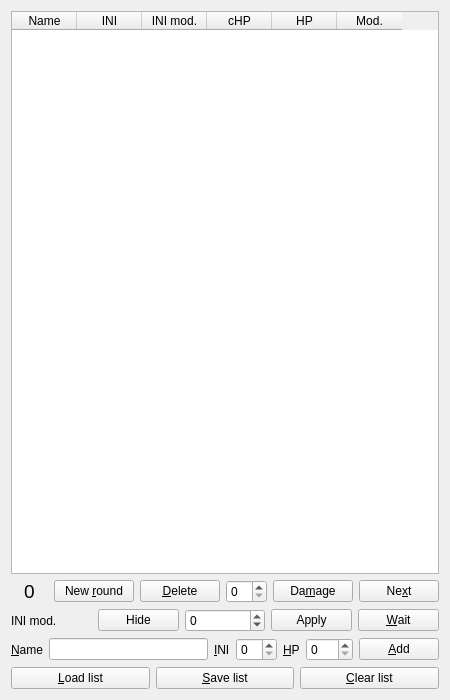
<?xml version="1.0" encoding="UTF-8"?>
<ui version="4.0">
 <class>TurnOrderWidget</class>
 <widget class="QWidget" name="TurnOrderWidget">
  <property name="geometry">
   <rect>
    <x>0</x>
    <y>0</y>
    <width>450</width>
    <height>700</height>
   </rect>
  </property>
  <property name="windowTitle">
   <string>Turn Order List</string>
  </property>
  <property name="windowIcon">
   <iconset resource="../graphics.qrc">
    <normaloff>:/Graphics/rpgassistant.ico</normaloff>:/Graphics/rpgassistant.ico</iconset>
  </property>
  <layout class="QVBoxLayout" name="verticalLayout">
   <item>
    <widget class="QTableWidget" name="tableTurnOrder">
     <property name="minimumSize">
      <size>
       <width>380</width>
       <height>400</height>
      </size>
     </property>
     <property name="selectionMode">
      <enum>QAbstractItemView::SingleSelection</enum>
     </property>
     <property name="sortingEnabled">
      <bool>true</bool>
     </property>
     <property name="wordWrap">
      <bool>false</bool>
     </property>
     <attribute name="horizontalHeaderDefaultSectionSize">
      <number>65</number>
     </attribute>
     <attribute name="horizontalHeaderShowSortIndicator" stdset="0">
      <bool>false</bool>
     </attribute>
     <attribute name="verticalHeaderVisible">
      <bool>false</bool>
     </attribute>
     <column>
      <property name="text">
       <string>Name</string>
      </property>
     </column>
     <column>
      <property name="text">
       <string>INI</string>
      </property>
      <property name="textAlignment">
       <set>AlignCenter</set>
      </property>
     </column>
     <column>
      <property name="text">
       <string>INI mod.</string>
      </property>
      <property name="textAlignment">
       <set>AlignCenter</set>
      </property>
     </column>
     <column>
      <property name="text">
       <string>cHP</string>
      </property>
      <property name="textAlignment">
       <set>AlignCenter</set>
      </property>
     </column>
     <column>
      <property name="text">
       <string>HP</string>
      </property>
      <property name="textAlignment">
       <set>AlignCenter</set>
      </property>
     </column>
     <column>
      <property name="text">
       <string>Mod.</string>
      </property>
      <property name="textAlignment">
       <set>AlignCenter</set>
      </property>
     </column>
    </widget>
   </item>
   <item>
    <layout class="QHBoxLayout" name="horizontalLayoutActions">
     <item>
      <widget class="QLabel" name="labelCurrentIni">
       <property name="font">
        <font>
         <pointsize>14</pointsize>
        </font>
       </property>
       <property name="text">
        <string>0</string>
       </property>
       <property name="alignment">
        <set>Qt::AlignCenter</set>
       </property>
      </widget>
     </item>
     <item>
      <widget class="QPushButton" name="buttonStart">
       <property name="text">
        <string>New &amp;round</string>
       </property>
      </widget>
     </item>
     <item>
      <widget class="QPushButton" name="buttonDelete">
       <property name="text">
        <string>&amp;Delete</string>
       </property>
      </widget>
     </item>
     <item>
      <widget class="QSpinBox" name="spinBoxDamage"/>
     </item>
     <item>
      <widget class="QPushButton" name="buttonDamage">
       <property name="text">
        <string>Da&amp;mage</string>
       </property>
      </widget>
     </item>
     <item>
      <widget class="QPushButton" name="buttonNext">
       <property name="text">
        <string>Ne&amp;xt</string>
       </property>
      </widget>
     </item>
    </layout>
   </item>
   <item>
    <layout class="QHBoxLayout" name="horizontalLayoutIniMod">
     <item>
      <widget class="QLabel" name="labelIniMod">
       <property name="text">
        <string>INI mod.</string>
       </property>
       <property name="buddy">
        <cstring>spinBoxIniMod</cstring>
       </property>
      </widget>
     </item>
     <item>
      <widget class="QPushButton" name="buttonIniModHide">
       <property name="text">
        <string>Hide</string>
       </property>
      </widget>
     </item>
     <item>
      <widget class="QSpinBox" name="spinBoxIniMod">
       <property name="minimum">
        <number>-99</number>
       </property>
      </widget>
     </item>
     <item>
      <widget class="QPushButton" name="buttonIniModApply">
       <property name="text">
        <string>Apply</string>
       </property>
      </widget>
     </item>
     <item>
      <widget class="QPushButton" name="buttonWait">
       <property name="text">
        <string>&amp;Wait</string>
       </property>
      </widget>
     </item>
    </layout>
   </item>
   <item>
    <layout class="QHBoxLayout" name="horizontalLayoutAdd">
     <item>
      <widget class="QLabel" name="labelName">
       <property name="text">
        <string>&amp;Name</string>
       </property>
       <property name="buddy">
        <cstring>editName</cstring>
       </property>
      </widget>
     </item>
     <item>
      <widget class="QLineEdit" name="editName"/>
     </item>
     <item>
      <widget class="QLabel" name="labelIni">
       <property name="text">
        <string>&amp;INI</string>
       </property>
       <property name="buddy">
        <cstring>spinBoxIni</cstring>
       </property>
      </widget>
     </item>
     <item>
      <widget class="QSpinBox" name="spinBoxIni">
       <property name="maximum">
        <number>99</number>
       </property>
      </widget>
     </item>
     <item>
      <widget class="QLabel" name="labelLe">
       <property name="text">
        <string>&amp;HP</string>
       </property>
       <property name="buddy">
        <cstring>spinBoxLe</cstring>
       </property>
      </widget>
     </item>
     <item>
      <widget class="QSpinBox" name="spinBoxLe">
       <property name="maximum">
        <number>999</number>
       </property>
      </widget>
     </item>
     <item>
      <widget class="QPushButton" name="buttonAdd">
       <property name="text">
        <string>&amp;Add</string>
       </property>
      </widget>
     </item>
    </layout>
   </item>
   <item>
    <layout class="QHBoxLayout" name="horizontalLayoutListActions">
     <item>
      <widget class="QPushButton" name="buttonLoad">
       <property name="text">
        <string>&amp;Load list</string>
       </property>
      </widget>
     </item>
     <item>
      <widget class="QPushButton" name="buttonSave">
       <property name="text">
        <string>&amp;Save list</string>
       </property>
      </widget>
     </item>
     <item>
      <widget class="QPushButton" name="buttonClear">
       <property name="text">
        <string>&amp;Clear list</string>
       </property>
      </widget>
     </item>
    </layout>
   </item>
  </layout>
 </widget>
 <resources>
  <include location="../graphics.qrc"/>
 </resources>
 <connections/>
</ui>
